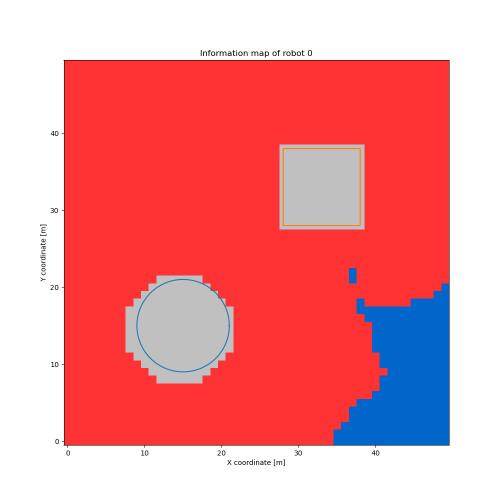
#> input picture images/infomap25.png, 1000 x 1000 px (shown at 1/2 size)
$ python transformations.py
#> lines starting #> are read from the running program, lines starting #| are printed output that depends on the picture
import numpy as np
import cv2 as cv
import matplotlib.pyplot as plt
img = cv.imread('../images/infomap25.png')
#> img is the input picture: shape (1000, 1000, 3); mean B, G, R 149.7, 144.7, 236.7
# [14 lines of commented-out code are left out]

rows,cols,ch = img.shape
#> rows = 1000; cols = 1000; ch = 3
pts1 = np.float32([[50,50],[200,50],[50,200]])
pts2 = np.float32([[10,100],[200,50],[100,250]])
M = cv.getAffineTransform(pts1,pts2)
dst = cv.warpAffine(img,M,(cols,rows))
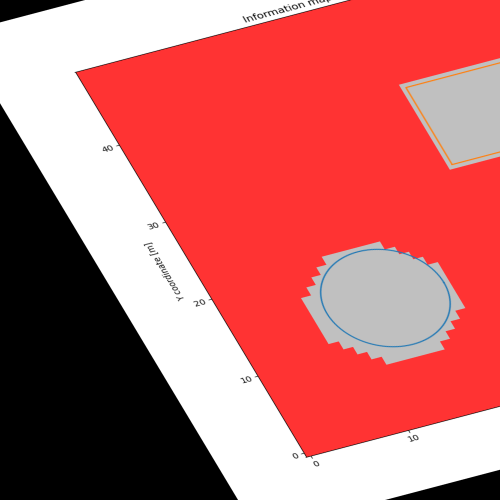
#> dst: shape (1000, 1000, 3) (shown at 1/2 size); mean B, G, R 105, 105, 197.5
plt.subplot(121),plt.imshow(img),plt.title('Input')
plt.subplot(122),plt.imshow(dst),plt.title('Output')
plt.show()
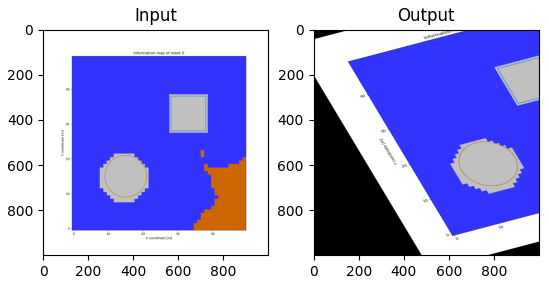
#> figure drawn by matplotlib, 2 panels; B, G, R data is drawn as R, G, B
